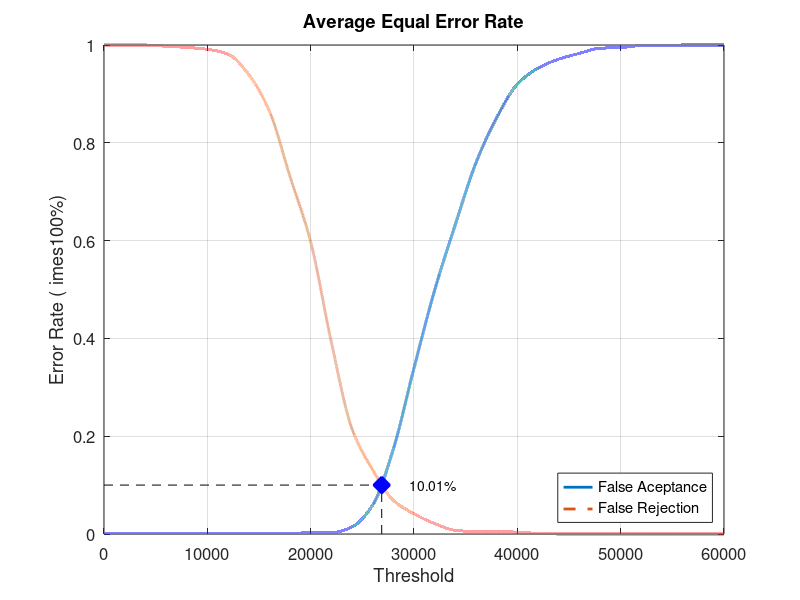
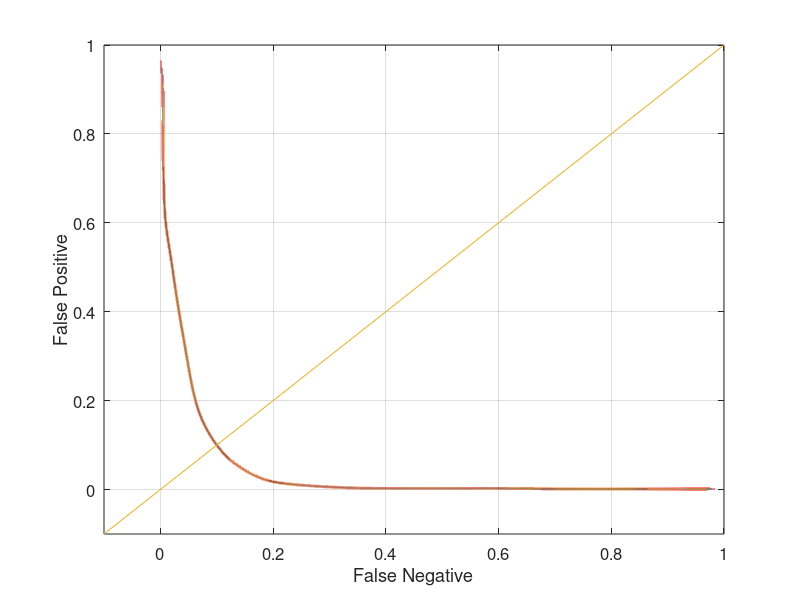

MATLAB code to generate these figures, in order:
close all;
clear;
clc;
x = 0:2000:60000;
xq = 0:0.5:60000;

y0 = [0 0.00131579 0.00131579 0.00131579 0.00131579 0.00131579 0.00131579 0.00131579 0.00131579 0.00131579 0.00263158 0.00263158 0.0144737 0.0592105 0.173684 0.339474 0.498684 0.632895 0.759211 0.851316 0.919737 0.952632 0.971053 0.982895 0.993421 0.994737 0.998684 0.998684 1 1 1]
yy0 = interp1(x, y0, xq, 'pchip');
y1 = [1 1 1 0.9975 0.995 0.99125 0.98125 0.94 0.865 0.73125 0.5975 0.3925 0.215 0.13125 0.06875 0.04125 0.02125 0.0075 0.005 0.005 0.00375 0.00125 0 0 0 0 0 0 0 0 0]
yy1 = interp1(x, y1, xq, 'pchip');

% Calculating EER: 
y2 = abs(y0 - y1);
find(y2 == min(y2))
yy2 = abs(yy0 - yy1);
xEER = find(yy2 == min(yy2));
xEERIndex = xq(xEER) % X-axis EER
yEER = yy0(xEER) % Y-axis EER

main = figure
plot(xq, yy0,'-','LineWidth', 2);	hold on
plot(xq, yy1,'--','LineWidth', 2);	hold on
plot([xEERIndex xEERIndex], [0 yEER], 'k--');	hold on
plot([0 xEERIndex], [yEER yEER], 'k--');	hold on
plot(xEERIndex, yEER, 'bx', 'LineWidth', 10);	hold on
text(xEERIndex + 10 * xEERIndex / 100, yEER, [num2str(round((10000 * yEER)) / 100) '%'])
legend('False Aceptance', 'False Rejection', 'Location', 'SouthEast')
xlabel('Threshold')
ylabel('Error Rate (	imes100%)')
title('Average Equal Error Rate')
set(gca, 'FontSize', 12)
axis([0 60000 0 1])
grid on

print(main, 'Experiment1AverageMain', '-dpng');
FNRxFPR = figure('Color', [1 1 1]);
plot(yy1, yy0, '-', yy1, yy0, 'LineWidth', 2);
hold on
y = -0.1:0.1:1
plot(y, y); 
set(gca, 'FontSize', 12)
xlabel('False Negative')
ylabel('False Positive')
axis([-0.1 1 -0.1 1])
set(gca, 'FontSize', 12)
grid on

print(FNRxFPR, 'Experiment1AverageFNRxFPR','-dpng');
